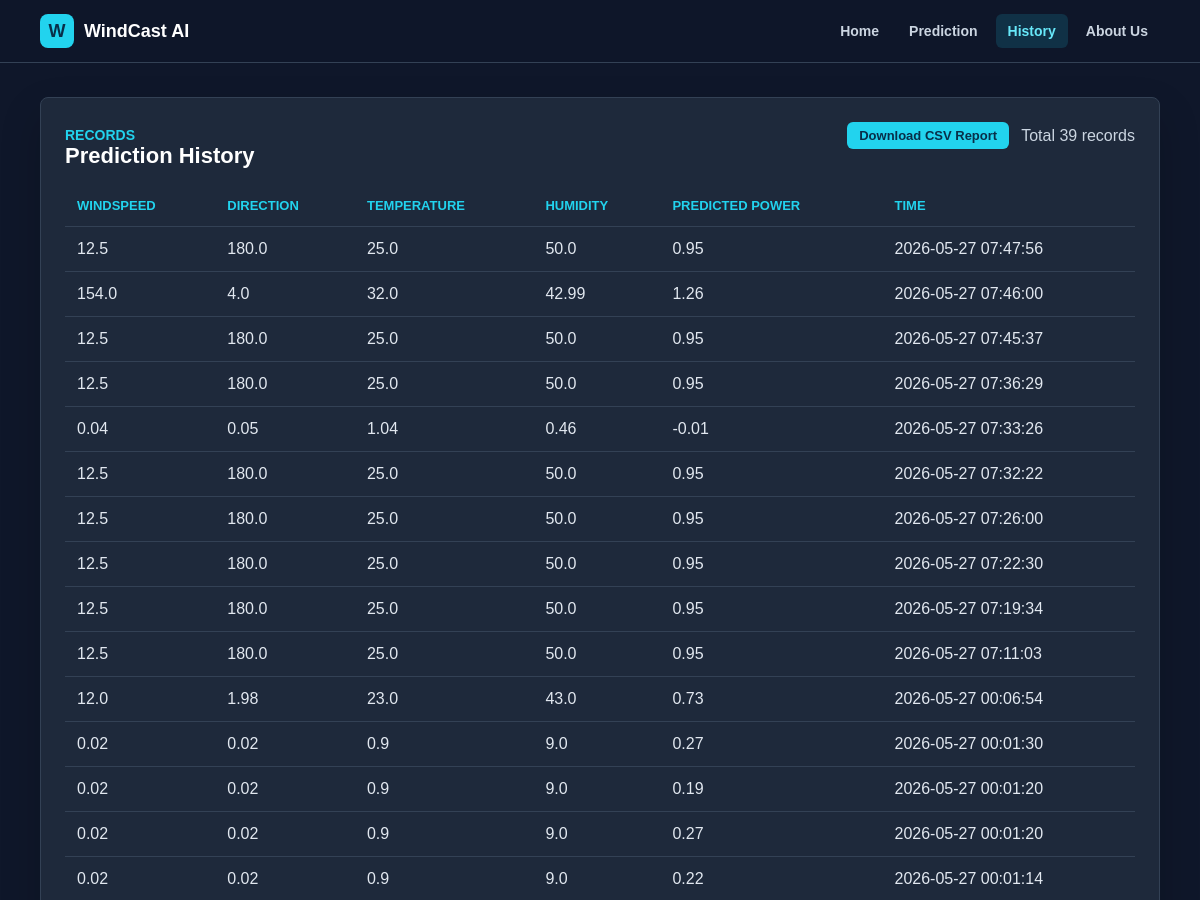
Before: /history (upper part) with the older database file.
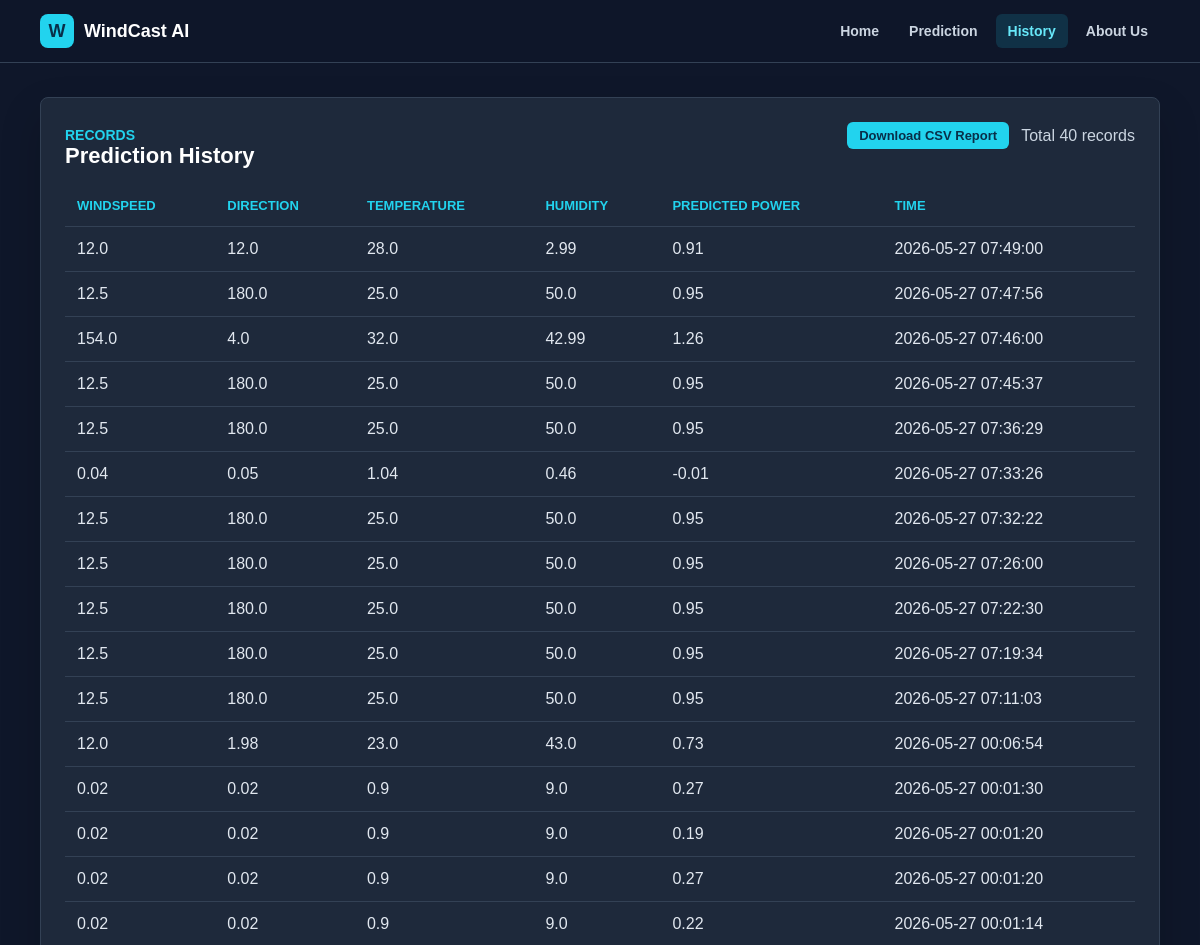
After: the same page with the newer database file.
### tables this page shows
CREATE TABLE predictions (id INTEGER PRIMARY KEY AUTOINCREMENT, windspeed REAL NOT NULL, winddirec REAL NOT NULL, temperature REAL NOT NULL, humidity REAL NOT NULL, predicted_power REAL NOT NULL, created_at TEXT NOT NULL);

### app.py (the view)
@app.route("/history")
def history_page():
    history = get_predictions(limit=None)
    return render_template("history.html", history=history)

### app.py (called while the page is built, shortened)
def get_predictions(limit=12):
    with sqlite3.connect(DB_PATH) as connection:
        connection.row_factory = sqlite3.Row
        if limit is None:
            rows = connection.execute(
                """
                SELECT * FROM predictions
                ORDER BY id DESC
                """
            ).fetchall()
    return [dict(row) for row in rows]

### templates/history.html (shortened to what this page needs)
{% extends "layout.html" %}
{% block content %}
<section class="card app-section">
    <div class="section-title">
        <div>
            <p class="eyebrow">Records</p>
            <h2>Prediction History</h2>
        </div>
        <div style="display: flex; align-items: center; gap: 12px; flex-wrap: wrap;">
            <a href="{{ url_for('download_report') }}" class="primary-link btn-small">Download CSV Report</a>
            <span>Total {{ history | length }} records</span>
        </div>
    </div>
    <div class="table-wrap">
        <table>
            <thead>
                <tr>
                    <th>Windspeed</th>
                    <th>Direction</th>
                    <th>Temperature</th>
                    <th>Humidity</th>
                    <th>Predicted Power</th>
                    <th>Time</th>
                </tr>
            </thead>
            <tbody>
                {% for row in history %}
                    <tr>
                        <td>{{ row.windspeed }}</td>
                        <td>{{ row.winddirec }}</td>
                        <td>{{ row.temperature }}</td>
                        <td>{{ row.humidity }}</td>
                        <td>{{ row.predicted_power }}</td>
                        <td>{{ row.created_at }}</td>
                    </tr>
                {% else %}
                    <tr>
                        <td colspan="6" class="empty-row">No prediction history yet.</td>
                    </tr>
                {% endfor %}
            </tbody>
        </table>
    </div>
</section>
{% endblock %}

Changed rows visible on the page:
added predictions: windspeed "12.0", winddirec "12.0", temperature "28.0", humidity "2.99", predicted_power "0.91", created_at "2026-05-27 07:49:00"
Other visible differences:
{{ history | length }}: "39" → "40"
